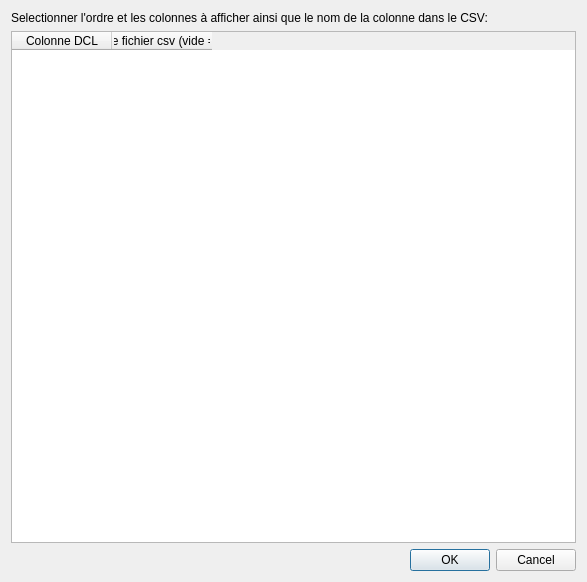
<?xml version="1.0" encoding="UTF-8"?>
<ui version="4.0">
 <class>exportCsvDialog</class>
 <widget class="QDialog" name="exportCsvDialog">
  <property name="geometry">
   <rect>
    <x>0</x>
    <y>0</y>
    <width>587</width>
    <height>582</height>
   </rect>
  </property>
  <property name="windowTitle">
   <string>Export vers CSV...</string>
  </property>
  <property name="windowIcon">
   <iconset resource="qressources.qrc">
    <normaloff>:/images/export2csv.png</normaloff>:/images/export2csv.png</iconset>
  </property>
  <layout class="QGridLayout" name="gridLayout">
   <item row="1" column="0" colspan="2">
    <widget class="QTableWidget" name="columnsTableWidget">
     <column>
      <property name="text">
       <string>Colonne DCL</string>
      </property>
     </column>
     <column>
      <property name="text">
       <string>Nom dans le fichier csv (vide = nom DCL)</string>
      </property>
     </column>
    </widget>
   </item>
   <item row="2" column="1">
    <widget class="QDialogButtonBox" name="buttonBox">
     <property name="orientation">
      <enum>Qt::Horizontal</enum>
     </property>
     <property name="standardButtons">
      <set>QDialogButtonBox::Cancel|QDialogButtonBox::Ok</set>
     </property>
    </widget>
   </item>
   <item row="0" column="0" colspan="2">
    <widget class="QLabel" name="label">
     <property name="text">
      <string>Selectionner l'ordre et les colonnes à afficher ainsi que le nom de la colonne dans le CSV:</string>
     </property>
    </widget>
   </item>
  </layout>
 </widget>
 <resources>
  <include location="qressources.qrc"/>
 </resources>
 <connections>
  <connection>
   <sender>buttonBox</sender>
   <signal>accepted()</signal>
   <receiver>exportCsvDialog</receiver>
   <slot>accept()</slot>
   <hints>
    <hint type="sourcelabel">
     <x>248</x>
     <y>254</y>
    </hint>
    <hint type="destinationlabel">
     <x>157</x>
     <y>274</y>
    </hint>
   </hints>
  </connection>
  <connection>
   <sender>buttonBox</sender>
   <signal>rejected()</signal>
   <receiver>exportCsvDialog</receiver>
   <slot>reject()</slot>
   <hints>
    <hint type="sourcelabel">
     <x>316</x>
     <y>260</y>
    </hint>
    <hint type="destinationlabel">
     <x>286</x>
     <y>274</y>
    </hint>
   </hints>
  </connection>
 </connections>
</ui>
